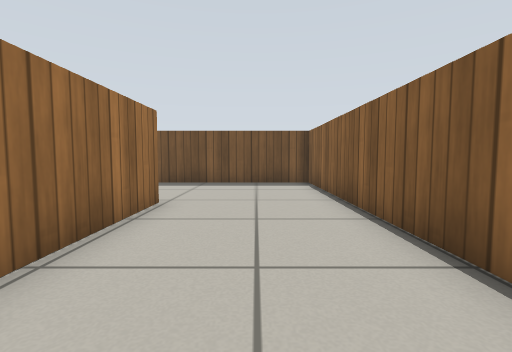
[1] (above)

20 first-person views from a walk through a robot-simulator world made for Gazebo. The camera is 0.51 m above the floor, tilts 4° down and sees 85° across. The floor is counted in squares, 0.5 m on a side. Each view is taken from the middle of a square. On the plan, view 1 faces up. The plan holds only what a view shows up to about 11 squares ahead; the rest is blank. Gazebo's built-in surfaces are drawn with simple patterns.

[2]
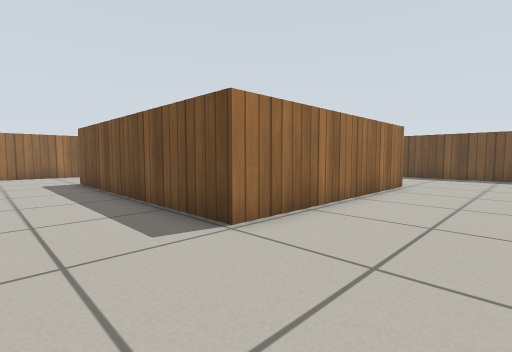

[3]
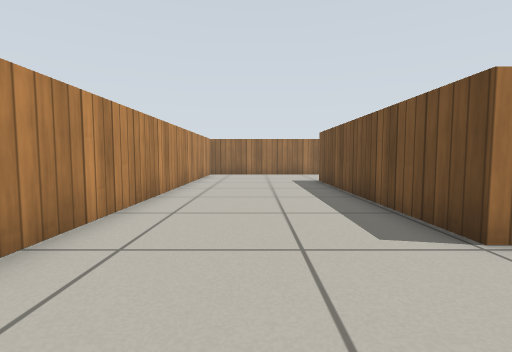

[4]
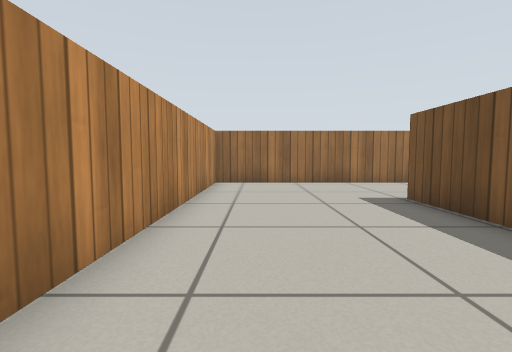

[5]
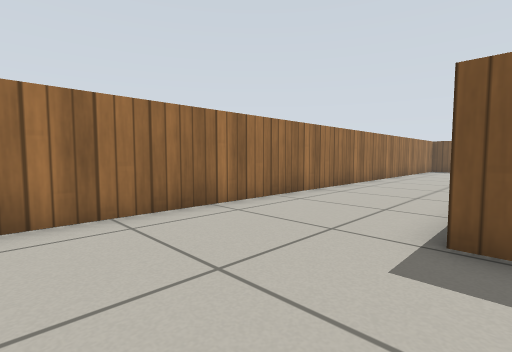

[6]
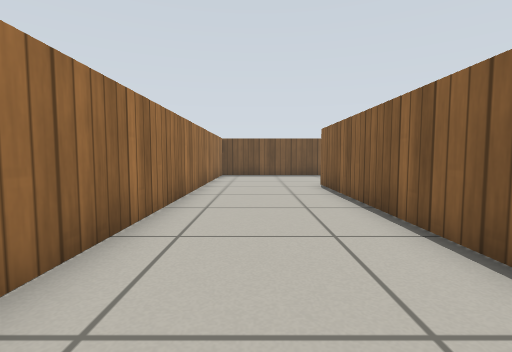

[7]
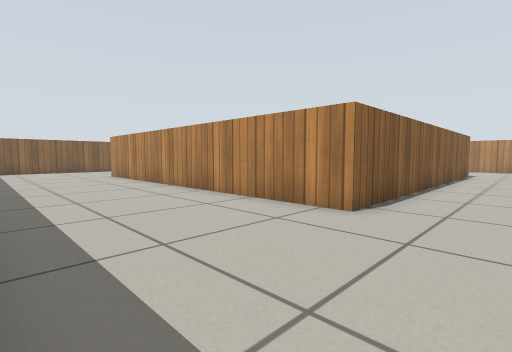

[8]
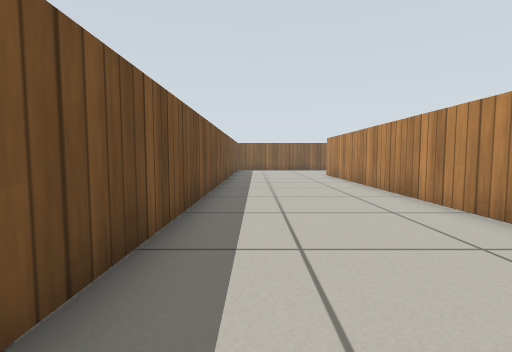

[9]
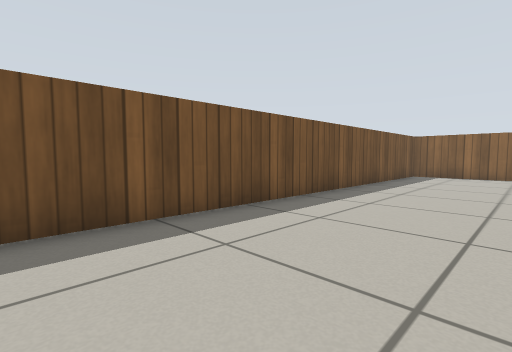

[10]
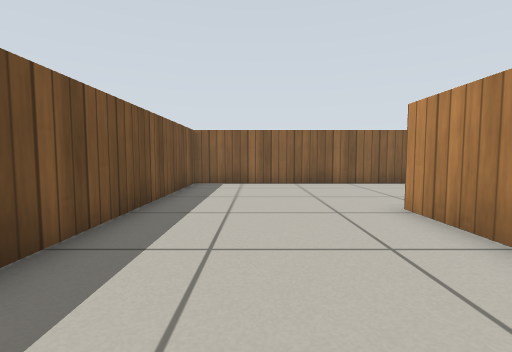

[11]
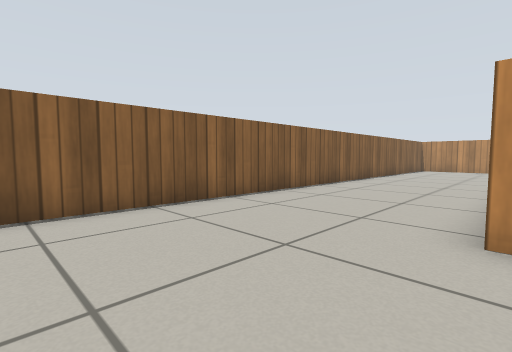

[12]
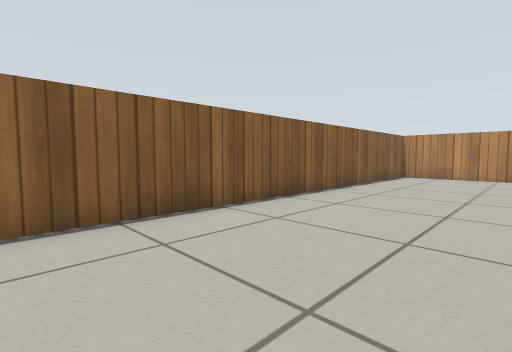

[13]
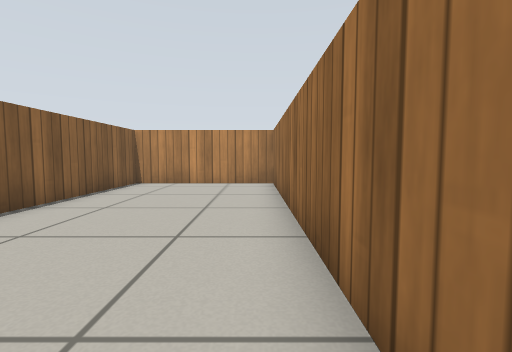

[14]
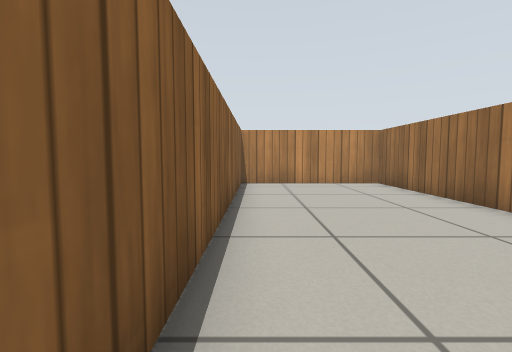

[15]
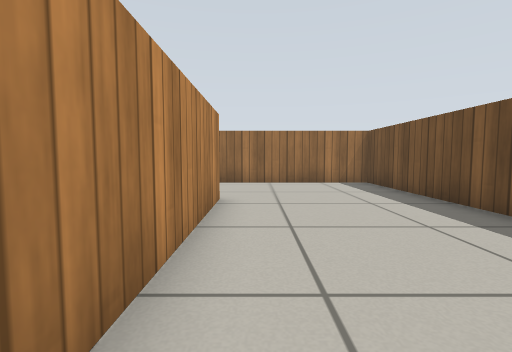

[16]
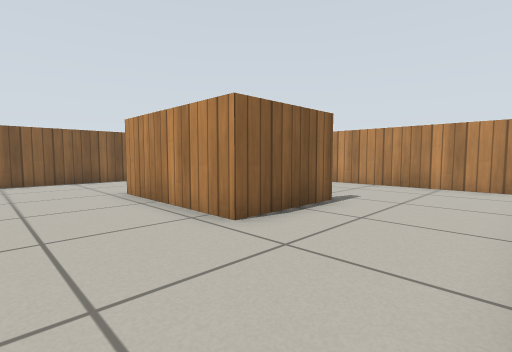

[17]
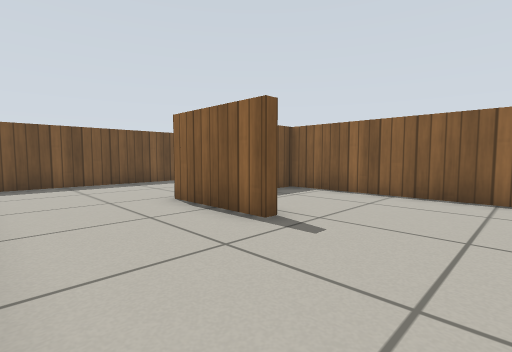

[18]
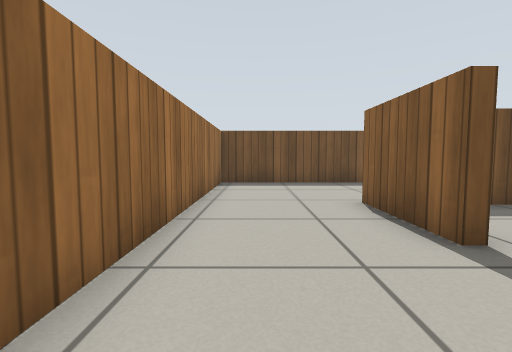

[19]
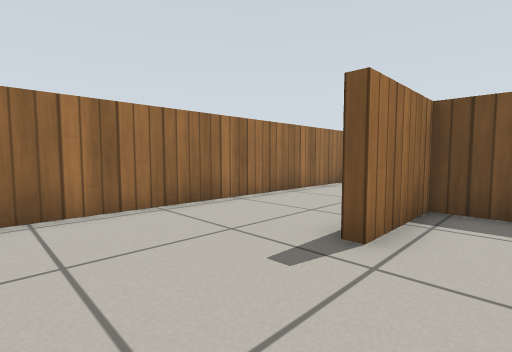

[20]
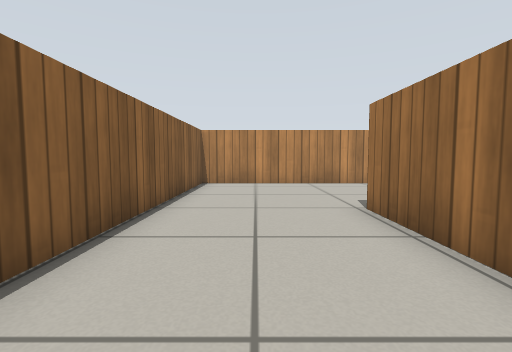

### Floor plan
Points are (right, up) in squares from view 1. A wall is a line through its corners. A room is listed if a view was taken in it or the views show most of it. See-through windows are left out.
Room 1 (views 1, 2, 3, 4, 5, 6, 7, 8, 9, 10, 11, 12, 13, 14, 15, 16, 17, 18, 19, 20)
walls: (-2.4, 0.2) (-2.4, 5.8) (-6.3, 5.8) (-6.3, 3.1) (-6.6, 3.1) (-6.6, 6.1) (-2.1, 6.1) (-2.1, -1.4) (-10.8, -1.4); (2.3, 3.4) (2.3, -6.6) (7.5, -6.6) (7.5, 16.3) (-14.8, 16.3) (-14.8, -6.6) (2, -6.6) (2, 10.8) (-10.3, 10.8) (-10.3, 0.1); (0, 11.1) (2.4, 11.1); (-10.6, 2.6) (-10.6, 11.1) (-2, 11.1); (-9.6, -1.1) (-4.4, -1.1)

Where each view was taken, in squares from view 1:
view 1: 0 up, 0 right, facing up
view 2: 4 down, 1 right, facing up-left
view 3: 4 down, 1 right, facing left
view 4: 5 down, 4 left, facing left
view 5: 5 down, 10 left, facing up-left
view 6: 1 up, 13 left, facing up
view 7: 16 up, 13 left, facing down-right
view 8: 15 up, 13 left, facing right
view 9: 12 up, 8 left, facing up-right
view 10: 14 up, 3 left, facing right
view 11: 15 up, 2 right, facing down-right
view 12: 8 up, 3 right, facing down-right
view 13: 4 up, 3 right, facing down
view 14: 4 up, 7 right, facing down
view 15: 12 up, 4 left, facing left
view 16: 9 up, 10 left, facing down-right
view 17: 0 up, 10 left, facing up-right
view 18: 0 up, 9 left, facing up
view 19: 0 up, 5 left, facing up-left
view 20: 4 up, 0 right, facing down
